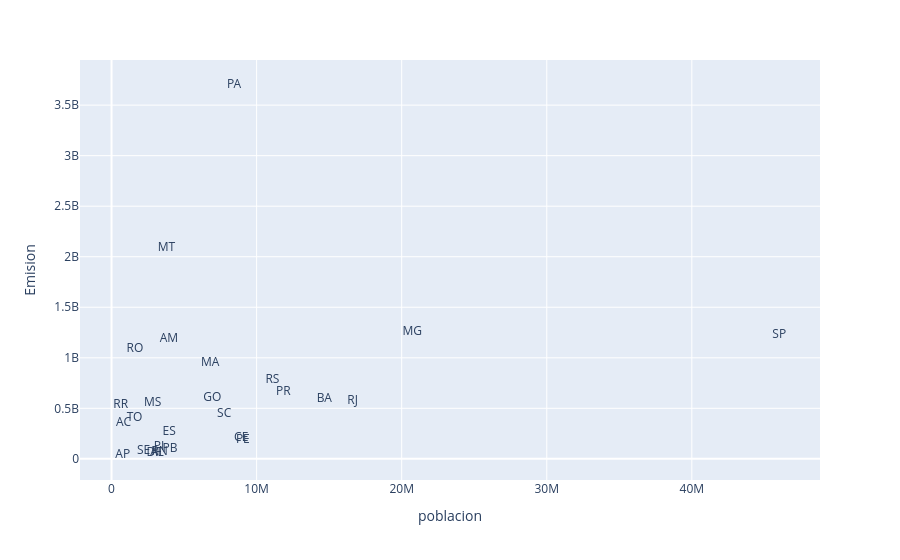

Notebook cell for this chart:
### Code cell
px.scatter(data_frame=datos_agrupados, x='poblacion', y='Emision', text='Estado', opacity=0)

### Figure 1 — Plotly figure (JSON) as saved in the notebook; plotly's stock layout.template omitted (floating-point values rounded to 4 significant figures)
{"data": [{"hovertemplate": "poblacion=%{x}<br>Emision=%{y}<br>Estado=%{text}<extra></extra>", "legendgroup": "", "marker": {"color": "#636efa", "opacity": 0, "symbol": "circle"}, "mode": "markers+text", "name": "", "orientation": "v", "showlegend": false, "text": ["AC", "AL", "AM", "AP", "BA", "CE", "DF", "ES", "GO", "MA", "MG", "MS", "MT", "PA", "PB", "PE", "PI", "PR", "RJ", "RN", "RO", "RR", "RS", "SC", "SE", "SP", "TO"], "type": "scatter", "x": [829780, 3125254, 3952262, 774268, 14659023, 8936431, 2923369, 3975100, 6950976, 6800605, 20732660, 2833742, 3784239, 8442962, 4030961, 9051113, 3270174, 11835379, 16615526, 3303953, 1616379, 634805, 11088065, 7762154, 2211868, 46024937, 1584306], "xaxis": "x", "y": [350500000.0, 62610000.0, 1190000000.0, 35680000.0, 593200000.0, 203500000.0, 56690000.0, 269800000.0, 600800000.0, 947600000.0, 1251000000.0, 555100000.0, 2082000000.0, 3702000000.0, 95330000.0, 183600000.0, 114700000.0, 656800000.0, 576700000.0, 72240000.0, 1084000000.0, 528200000.0, 781500000.0, 448400000.0, 81190000.0, 1223000000.0, 408200000.0], "yaxis": "y"}], "layout": {"legend": {"tracegroupgap": 0}, "margin": {"t": 60}, "xaxis": {"anchor": "y", "domain": [0, 1], "title": {"text": "poblacion"}}, "yaxis": {"anchor": "x", "domain": [0, 1], "title": {"text": "Emision"}}}}
